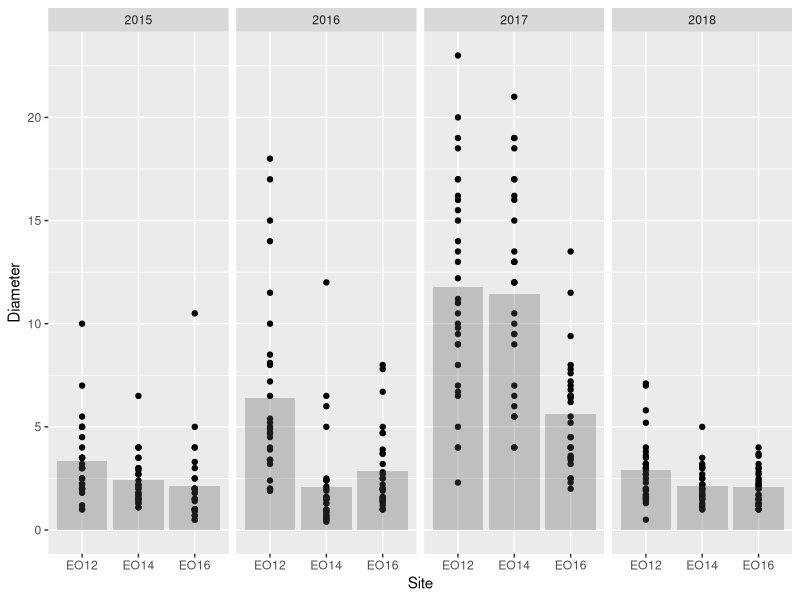
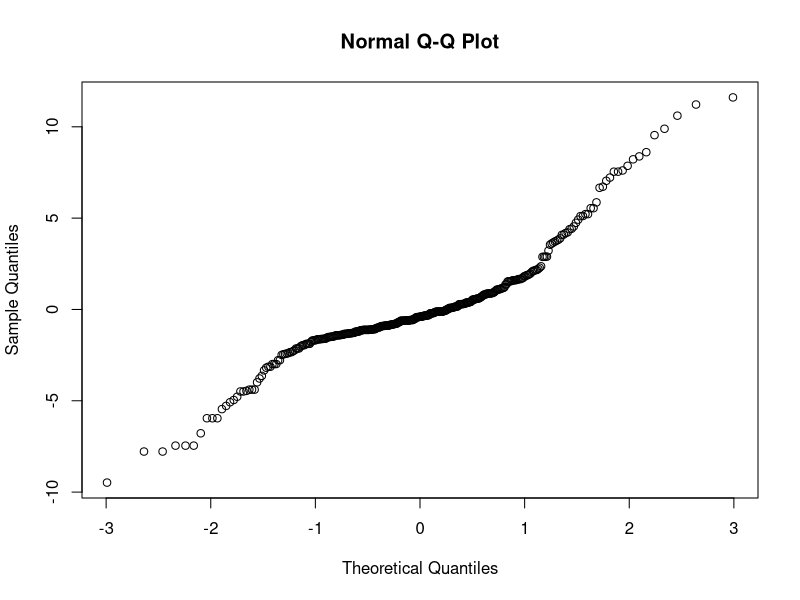
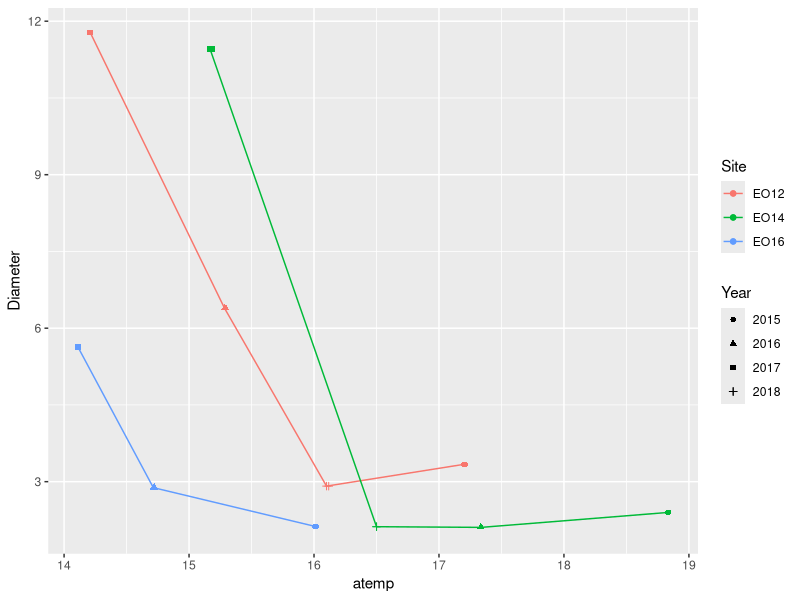
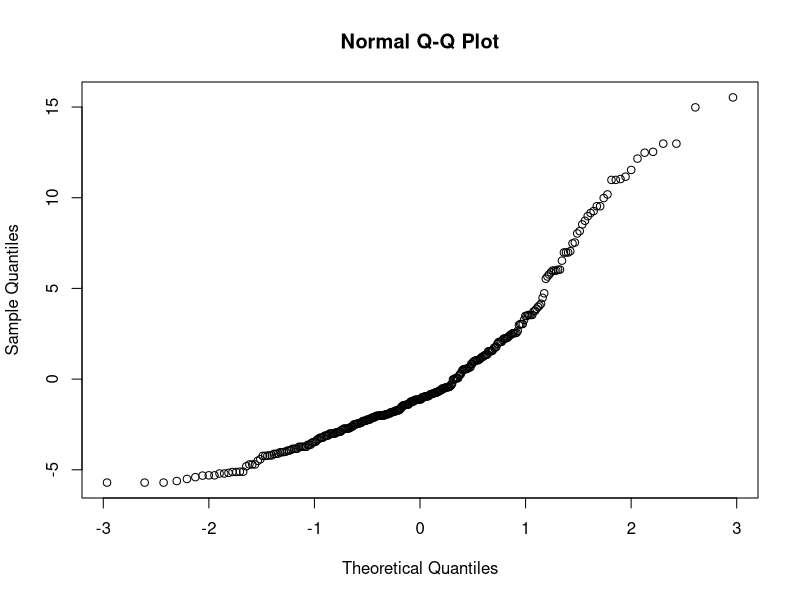

Reproduce these figures in R, in order.
#setwd("C:\\Users\\jaspkaur\\Google Drive\\data_analysis\\chorizanthe\\chori")

library(readxl)
library(ggplot2)
library(lme4)
library(dplyr)

# import growth data##########

growth <- read_excel("data/growth_germ.xlsx", sheet = 1)
growth$Year = as.factor(growth$Year) #convert year values into factor 

# Determine the spatio-temporal variation in Diameter------------------------------------------------------------------------

#Spatiotemporal variation in plant diameter (Figure 2b)
gavg <- growth %>% 
  group_by(Site, Year) %>% 
  summarise(Diameter = mean(Diameter))
gavg

ggplot(growth, aes(Site, Diameter)) + geom_point() + 
  facet_grid(. ~ Year) + geom_bar(data = gavg, stat = "identity", alpha = .3)

####Regression of plant diameter with sites and years

g.mod <- lm(Diameter ~ Site + Year + Site*Year, data=growth)
summary(g.mod)
anova(g.mod)
qqnorm(resid(g.mod))

#Spatiotemporal variation in air temperature (Figure 2c)

growth$pop.year = paste(growth$Site,".", growth$Year)
growth2 = subset(growth, pop.year != "EO16 . 2018")

gavg2 <- growth %>% 
  group_by(Site, Year) %>% 
  summarise(Diameter = mean(Diameter), atemp = mean(pg.at))
gavg2

ggplot(gavg2, aes(atemp, Diameter, group = Site, color=Site, shape=Year)) + geom_point() + 
  geom_line() +
  geom_jitter(width=0.02, height=0.001)

####Regression of plant diameter with air temperature

g.mod <- lm(Diameter ~ pg.at, data=growth)
summary(g.mod)
anova(g.mod)
qqnorm(resid(g.mod))
